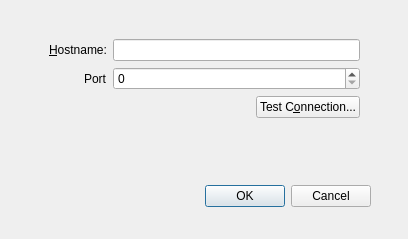
<?xml version="1.0" encoding="UTF-8"?>
<ui version="4.0">
 <class>Avogadro::QtPlugins::ConnectionSettingsDialog</class>
 <widget class="QDialog" name="Avogadro::QtPlugins::ConnectionSettingsDialog">
  <property name="geometry">
   <rect>
    <x>0</x>
    <y>0</y>
    <width>408</width>
    <height>239</height>
   </rect>
  </property>
  <property name="windowTitle">
   <string>Dialog</string>
  </property>
  <widget class="QDialogButtonBox" name="buttonBox">
   <property name="geometry">
    <rect>
     <x>30</x>
     <y>180</y>
     <width>341</width>
     <height>32</height>
    </rect>
   </property>
   <property name="orientation">
    <enum>Qt::Horizontal</enum>
   </property>
   <property name="standardButtons">
    <set>QDialogButtonBox::Cancel|QDialogButtonBox::Ok</set>
   </property>
  </widget>
  <widget class="QWidget" name="verticalLayoutWidget">
   <property name="geometry">
    <rect>
     <x>49</x>
     <y>39</y>
     <width>311</width>
     <height>121</height>
    </rect>
   </property>
   <layout class="QFormLayout">
    <property name="fieldGrowthPolicy">
     <enum>QFormLayout::AllNonFixedFieldsGrow</enum>
    </property>
    <property name="labelAlignment">
     <set>Qt::AlignRight|Qt::AlignTrailing|Qt::AlignVCenter</set>
    </property>
    <item row="2" column="0">
     <widget class="QLabel" name="label7">
      <property name="text">
       <string>&amp;Hostname:</string>
      </property>
      <property name="buddy">
       <cstring>editHostName</cstring>
      </property>
     </widget>
    </item>
    <item row="2" column="1">
     <widget class="QLineEdit" name="editHostName"/>
    </item>
    <item row="3" column="0">
     <widget class="QLabel" name="label8">
      <property name="text">
       <string>Port</string>
      </property>
     </widget>
    </item>
    <item row="4" column="1">
     <layout class="QHBoxLayout">
      <item>
       <spacer name="horizontalSpacer">
        <property name="orientation">
         <enum>Qt::Horizontal</enum>
        </property>
        <property name="sizeHint" stdset="0">
         <size>
          <width>70</width>
          <height>20</height>
         </size>
        </property>
       </spacer>
      </item>
      <item>
       <widget class="QPushButton" name="pushTestConnection">
        <property name="text">
         <string>Test C&amp;onnection...</string>
        </property>
       </widget>
      </item>
     </layout>
    </item>
    <item row="3" column="1">
     <widget class="QSpinBox" name="spinPort">
      <property name="maximum">
       <number>8888</number>
      </property>
     </widget>
    </item>
   </layout>
  </widget>
 </widget>
 <resources/>
 <connections>
  <connection>
   <sender>buttonBox</sender>
   <signal>rejected()</signal>
   <receiver>Avogadro::QtPlugins::ConnectionSettingsDialog</receiver>
   <slot>reject()</slot>
   <hints>
    <hint type="sourcelabel">
     <x>200</x>
     <y>195</y>
    </hint>
    <hint type="destinationlabel">
     <x>203</x>
     <y>119</y>
    </hint>
   </hints>
  </connection>
  <connection>
   <sender>buttonBox</sender>
   <signal>accepted()</signal>
   <receiver>Avogadro::QtPlugins::ConnectionSettingsDialog</receiver>
   <slot>accept()</slot>
   <hints>
    <hint type="sourcelabel">
     <x>200</x>
     <y>195</y>
    </hint>
    <hint type="destinationlabel">
     <x>203</x>
     <y>119</y>
    </hint>
   </hints>
  </connection>
 </connections>
</ui>
